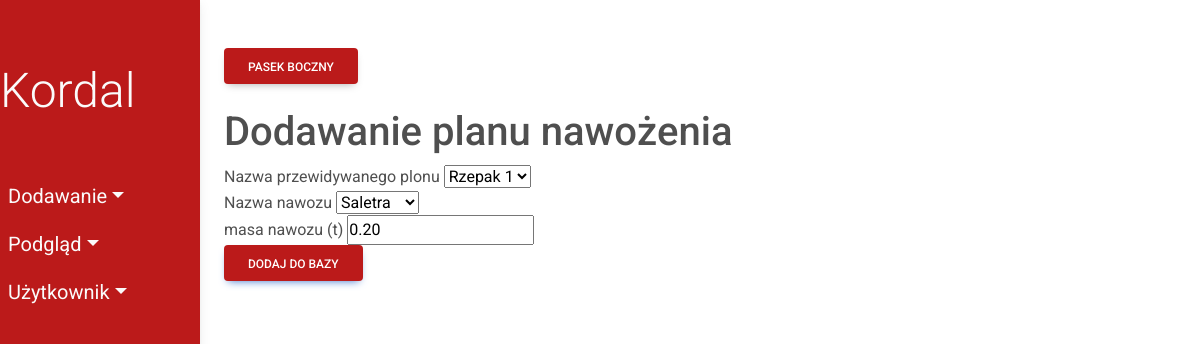
Page /fertilization_plans/update/2 on the committed database.
### fields/models.py (models this page shows)
class FertilizationPlan(models.Model):
    predicted_crop = models.ForeignKey(
        'PredictedCrop', on_delete=models.CASCADE)
    fertilizer = models.ForeignKey('Fertilizer', on_delete=models.CASCADE)
    fertilizer_mass = models.DecimalField(max_digits=10, decimal_places=2)
    class Meta:
        db_table = 'FertilizationPlan'

### fields/views/viewsFertilizationPlan.py (the view, shortened to what this page needs)
def update_fertilization_plan(request, fertilization_plan_id):
    fertilization_plan_id = int(fertilization_plan_id)
    try:
        fertilization_plan_obj = FertilizationPlan.objects.get(
            id=fertilization_plan_id)
    except FertilizationPlan.DoesNotExist:
        return redirect('show-fertilization_plans')
    fertilization_plan_form = CreateFertilizationPlan(
        request.POST or None, instance=fertilization_plan_obj)
    return render(request, 'fields/add/addFertilizationPlan.html', {'upload_form': fertilization_plan_form})

### fields/forms.py
class CreateFertilizationPlan(forms.ModelForm):
    class Meta:
        model = FertilizationPlan
        fields = '__all__'
        labels = {
            'predicted_crop': 'Nazwa przewidywanego plonu',
            'fertilizer': 'Nazwa nawozu',
            'fertilizer_mass': 'masa nawozu (t)',
        }

### fields/models.py (called while the page is built)
    def __str__(self):
        return self.fertilizer_name

    def __str__(self):
        return self.predicted_crop_name

### fields/templates/fields/add/addFertilizationPlan.html (shortened to what this page needs)
{% extends 'fields/index.html' %}
{% block content %}
      <h1>Dodawanie planu nawożenia</h1>
      <form method = 'POST'>
        {% for field in upload_form %}
        <tr>
          <th>{{field.label}}</th>
          <td>{{ field }}</td>
          <br />
        </tr>
        {% endfor %}
      <button type="submit" class="btn btn-primary menu-btn">Dodaj do bazy</button>
      </form>
    </section>
    {% endblock %}

### fields/static/css/style.css (style rules this page uses)
* { margin: 0; padding: 0; box-sizing: border-box; }
:root { --nav-bg: #bb1a1a; --dropdown-bg: #cc2b2b }
body { min-height: 100vh; background-color: #fff; }
.menu-btn { background-color: var(--nav-bg); color:#fff }

### rows in the picture
FertilizationPlan: upload_form "Rzepak 1" "Saletra" "0.20"

### other values in the picture
{{ field.label }} "Nazwa przewidywanego plonu" "Nazwa nawozu" "masa nawozu (t)"
